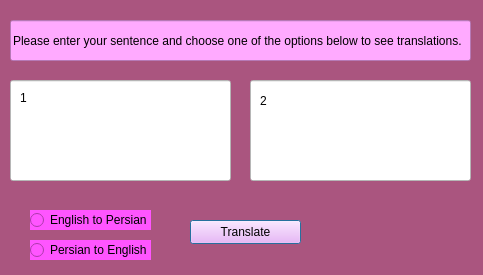
<?xml version="1.0" encoding="UTF-8"?>
<ui version="4.0">
 <class>Dialog</class>
 <widget class="QDialog" name="Dialog">
  <property name="geometry">
   <rect>
    <x>0</x>
    <y>0</y>
    <width>483</width>
    <height>275</height>
   </rect>
  </property>
  <property name="windowTitle">
   <string>Dialog</string>
  </property>
  <property name="styleSheet">
   <string notr="true">
background-color: rgb(170, 85, 127);</string>
  </property>
  <widget class="QLineEdit" name="lineEdit">
   <property name="geometry">
    <rect>
     <x>10</x>
     <y>80</y>
     <width>221</width>
     <height>101</height>
    </rect>
   </property>
   <property name="styleSheet">
    <string notr="true">background-color: rgb(255, 255, 255);</string>
   </property>
  </widget>
  <widget class="QLineEdit" name="lineEdit_2">
   <property name="geometry">
    <rect>
     <x>250</x>
     <y>80</y>
     <width>221</width>
     <height>101</height>
    </rect>
   </property>
   <property name="styleSheet">
    <string notr="true">background-color: rgb(255, 255, 255);</string>
   </property>
  </widget>
  <widget class="QLineEdit" name="lineEdit_3">
   <property name="geometry">
    <rect>
     <x>10</x>
     <y>20</y>
     <width>461</width>
     <height>41</height>
    </rect>
   </property>
   <property name="styleSheet">
    <string notr="true">background-color: rgb(255, 170, 255);</string>
   </property>
   <property name="text">
    <string>Please enter your sentence and choose one of the options below to see translations.</string>
   </property>
  </widget>
  <widget class="QPushButton" name="pushButton">
   <property name="geometry">
    <rect>
     <x>190</x>
     <y>220</y>
     <width>111</width>
     <height>24</height>
    </rect>
   </property>
   <property name="styleSheet">
    <string notr="true">background-color: rgb(255, 170, 255);</string>
   </property>
   <property name="text">
    <string>Translate</string>
   </property>
  </widget>
  <widget class="QLabel" name="label">
   <property name="geometry">
    <rect>
     <x>20</x>
     <y>90</y>
     <width>49</width>
     <height>16</height>
    </rect>
   </property>
   <property name="styleSheet">
    <string notr="true">background-color: rgb(255, 255, 255);
font: 22pt &quot;Segoe UI&quot;;</string>
   </property>
   <property name="text">
    <string>1</string>
   </property>
  </widget>
  <widget class="QLabel" name="label_2">
   <property name="geometry">
    <rect>
     <x>260</x>
     <y>90</y>
     <width>41</width>
     <height>21</height>
    </rect>
   </property>
   <property name="styleSheet">
    <string notr="true">background-color: rgb(255, 255, 255);
font: 18pt &quot;Segoe UI&quot;;</string>
   </property>
   <property name="text">
    <string>2</string>
   </property>
  </widget>
  <widget class="QRadioButton" name="en_to_pr">
   <property name="geometry">
    <rect>
     <x>30</x>
     <y>210</y>
     <width>121</width>
     <height>20</height>
    </rect>
   </property>
   <property name="styleSheet">
    <string notr="true">background-color: rgb(255, 85, 255);</string>
   </property>
   <property name="text">
    <string>English to Persian</string>
   </property>
  </widget>
  <widget class="QRadioButton" name="pr_to_en">
   <property name="geometry">
    <rect>
     <x>30</x>
     <y>240</y>
     <width>121</width>
     <height>20</height>
    </rect>
   </property>
   <property name="styleSheet">
    <string notr="true">background-color: rgb(255, 85, 255);</string>
   </property>
   <property name="text">
    <string>Persian to English</string>
   </property>
  </widget>
 </widget>
 <resources/>
 <connections/>
</ui>
